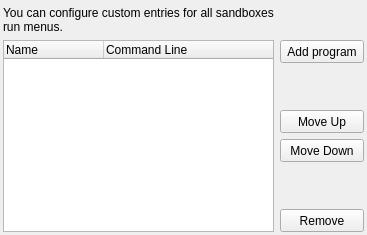
           <widget class="QWidget" name="tabRun">
            <attribute name="title">
             <string>Run Menu</string>
            </attribute>
            <layout class="QGridLayout" name="gridLayout_22">
             <property name="leftMargin">
              <number>3</number>
             </property>
             <property name="topMargin">
              <number>6</number>
             </property>
             <property name="rightMargin">
              <number>3</number>
             </property>
             <property name="bottomMargin">
              <number>3</number>
             </property>
             <item row="1" column="0" rowspan="6">
              <widget class="QTreeWidget" name="treeRun">
               <property name="sortingEnabled">
                <bool>false</bool>
               </property>
               <column>
                <property name="text">
                 <string>Name</string>
                </property>
               </column>
               <column>
                <property name="text">
                 <string>Command Line</string>
                </property>
               </column>
              </widget>
             </item>
             <item row="1" column="1">
              <widget class="QToolButton" name="btnAddCmd">
               <property name="sizePolicy">
                <sizepolicy hsizetype="Preferred" vsizetype="Fixed">
                 <horstretch>0</horstretch>
                 <verstretch>0</verstretch>
                </sizepolicy>
               </property>
               <property name="minimumSize">
                <size>
                 <width>0</width>
                 <height>23</height>
                </size>
               </property>
               <property name="text">
                <string>Add program</string>
               </property>
              </widget>
             </item>
             <item row="2" column="1">
              <spacer name="verticalSpacer_15">
               <property name="orientation">
                <enum>Qt::Orientation::Vertical</enum>
               </property>
               <property name="sizeHint" stdset="0">
                <size>
                 <width>20</width>
                 <height>40</height>
                </size>
               </property>
              </spacer>
             </item>
             <item row="3" column="1">
              <widget class="QToolButton" name="btnCmdUp">
               <property name="sizePolicy">
                <sizepolicy hsizetype="Preferred" vsizetype="Fixed">
                 <horstretch>0</horstretch>
                 <verstretch>0</verstretch>
                </sizepolicy>
               </property>
               <property name="minimumSize">
                <size>
                 <width>0</width>
                 <height>23</height>
                </size>
               </property>
               <property name="text">
                <string>Move Up</string>
               </property>
              </widget>
             </item>
             <item row="4" column="1">
              <widget class="QToolButton" name="btnCmdDown">
               <property name="sizePolicy">
                <sizepolicy hsizetype="Preferred" vsizetype="Fixed">
                 <horstretch>0</horstretch>
                 <verstretch>0</verstretch>
                </sizepolicy>
               </property>
               <property name="minimumSize">
                <size>
                 <width>0</width>
                 <height>23</height>
                </size>
               </property>
               <property name="text">
                <string>Move Down</string>
               </property>
              </widget>
             </item>
             <item row="0" column="0">
              <widget class="QLabel" name="label_8">
               <property name="text">
                <string>You can configure custom entries for all sandboxes run menus.</string>
               </property>
               <property name="wordWrap">
                <bool>true</bool>
               </property>
              </widget>
             </item>
             <item row="6" column="1">
              <widget class="QToolButton" name="btnDelCmd">
               <property name="sizePolicy">
                <sizepolicy hsizetype="Preferred" vsizetype="Fixed">
                 <horstretch>0</horstretch>
                 <verstretch>0</verstretch>
                </sizepolicy>
               </property>
               <property name="minimumSize">
                <size>
                 <width>0</width>
                 <height>23</height>
                </size>
               </property>
               <property name="text">
                <string>Remove</string>
               </property>
              </widget>
             </item>
             <item row="5" column="1">
              <spacer name="verticalSpacer_16">
               <property name="orientation">
                <enum>Qt::Orientation::Vertical</enum>
               </property>
               <property name="sizeHint" stdset="0">
                <size>
                 <width>20</width>
                 <height>40</height>
                </size>
               </property>
              </spacer>
             </item>
            </layout>
           </widget>
